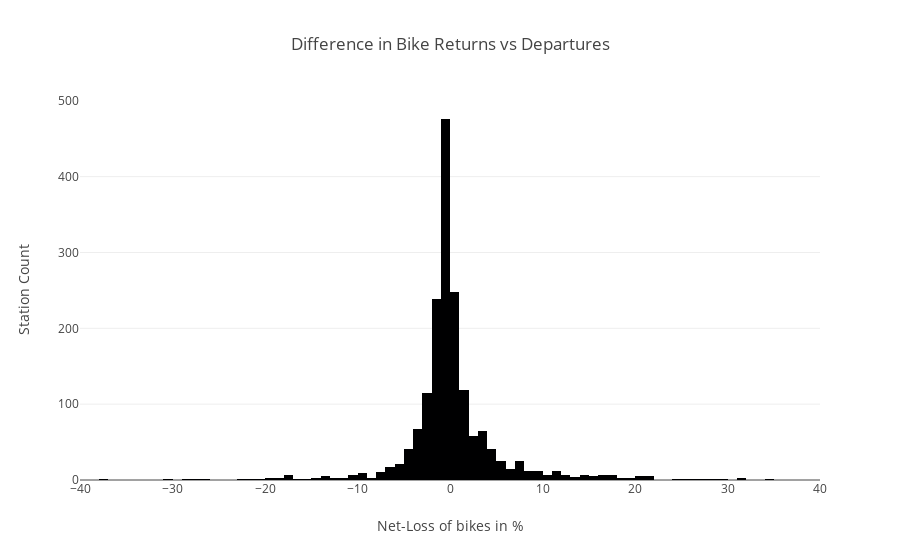

Notebook source saved alongside this figure:
### Code cell
fig = px.histogram(station_summary,
                   x = 'no_return_pc',
                    range_x=[-40, 40],
                    title='Difference in Bike Returns vs Departures')
fig.update_yaxes(
        title_text = "Station Count",
        title_standoff = 25)

fig.update_xaxes(
        title_text = "Net-Loss of bikes in %",
        title_standoff = 25)

fig.show()

### Figure 1 — Plotly figure (JSON) as saved in the notebook; plotly's stock layout.template omitted (floating-point values rounded to 4 significant figures; data arrays with more than 128 entries replaced by an {"elided": "..."} marker saying what was removed)
{"data": [{"bingroup": "x", "hovertemplate": "no_return_pc=%{x}<br>count=%{y}<extra></extra>", "legendgroup": "", "marker": {"color": "#000001", "pattern": {"shape": ""}}, "name": "", "orientation": "v", "showlegend": false, "type": "histogram", "x": {"elided": "1818 float values"}, "xaxis": "x", "yaxis": "y"}], "layout": {"barmode": "relative", "legend": {"tracegroupgap": 0}, "title": {"text": "Difference in Bike Returns vs Departures"}, "xaxis": {"anchor": "y", "domain": [0, 1], "range": [-40, 40], "title": {"standoff": 25, "text": "Net-Loss of bikes in %"}}, "yaxis": {"anchor": "x", "domain": [0, 1], "title": {"standoff": 25, "text": "Station Count"}}}}
